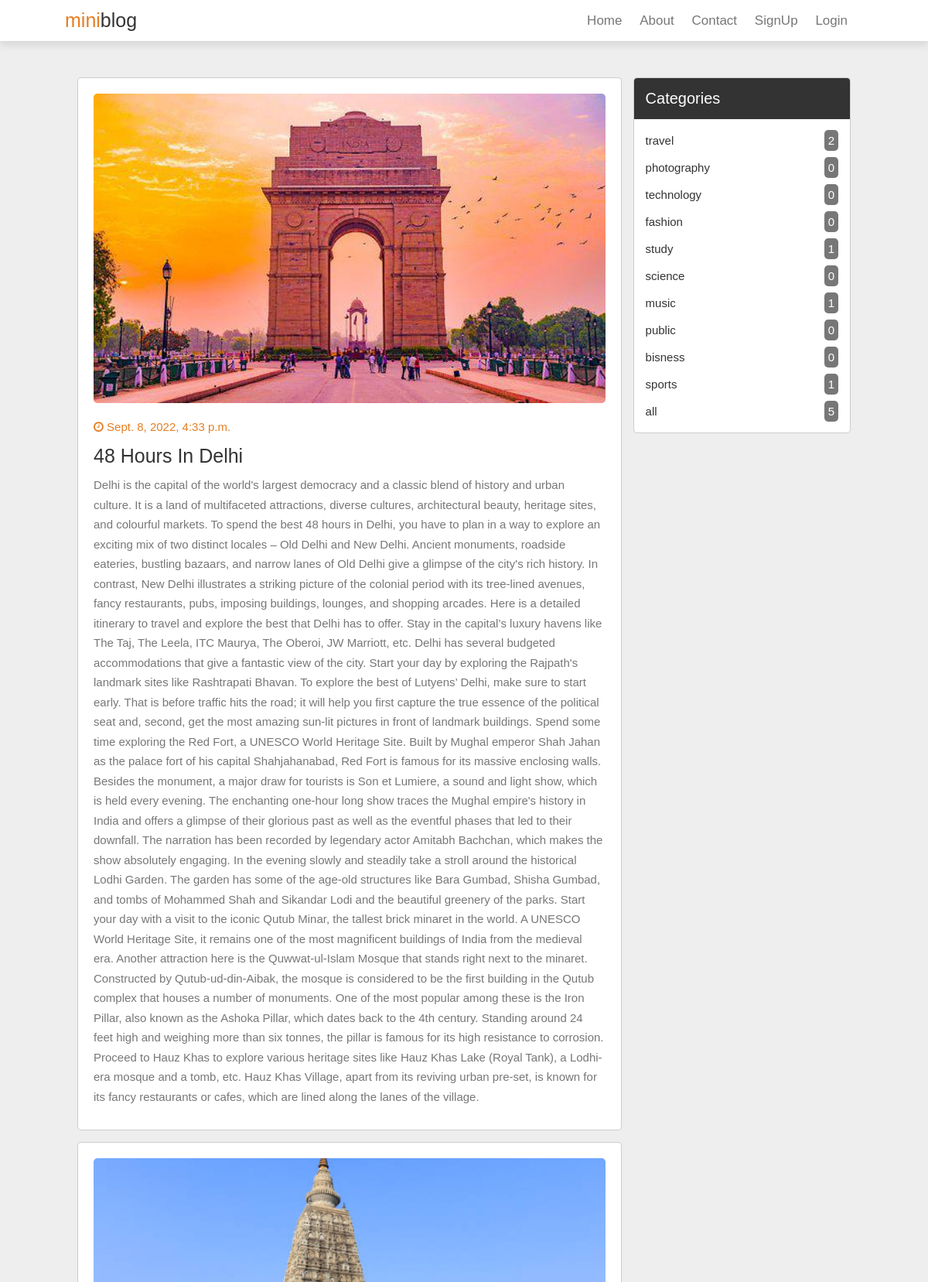
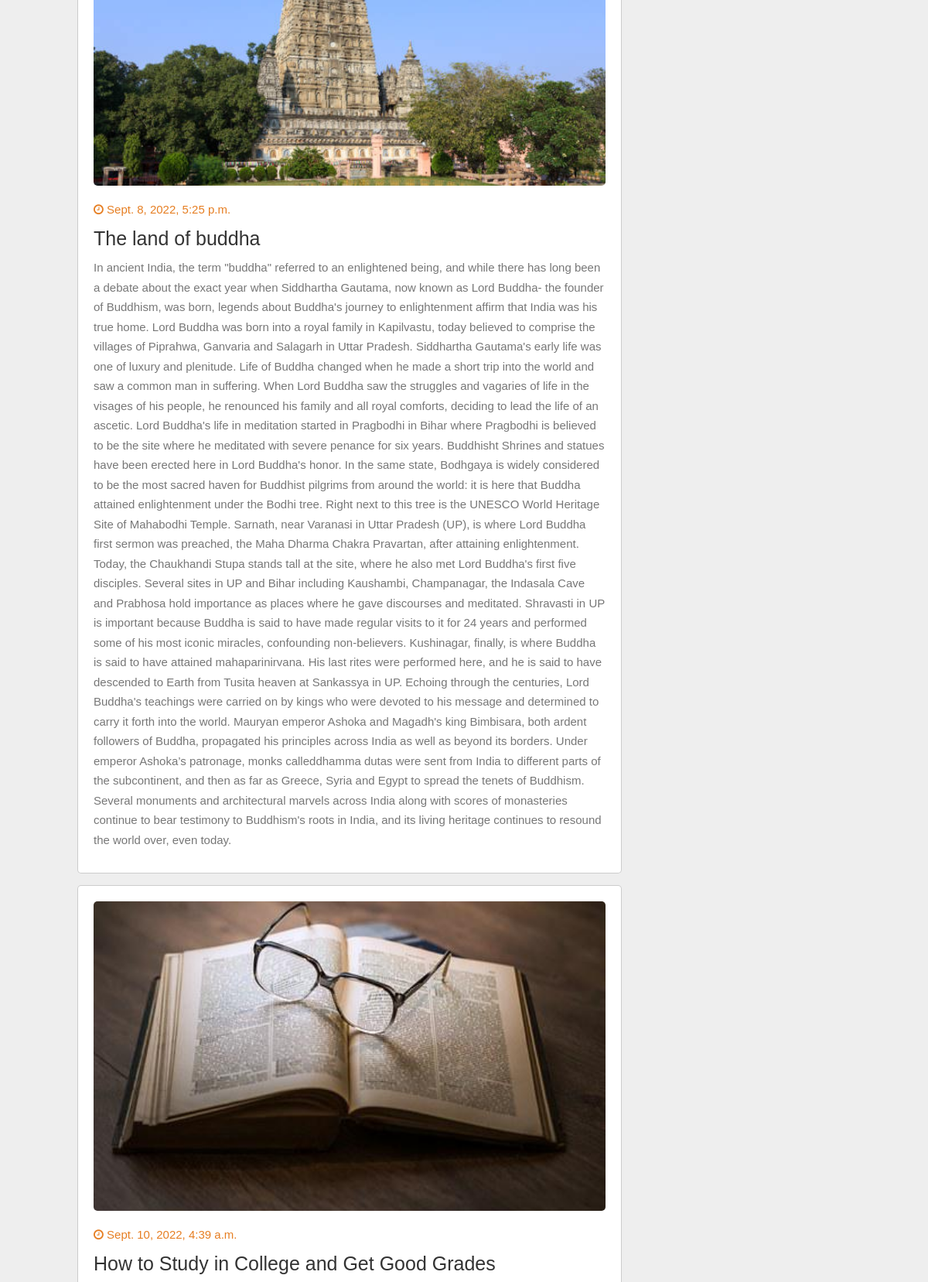
The page / (upper part) on the database its author committed (2 pictures, top to bottom).
### blog/models.py (models this page shows, shortened)
class Post(models.Model):
    img = models.ImageField(upload_to='upload/image/', default=0)
    title = models.CharField(max_length=50)
    category = models.ForeignKey(Category, on_delete=models.CASCADE, default=0)
    created_date = models.DateTimeField(default=timezone.now)
    desc = models.TextField()

class Category(models.Model):
    name = models.CharField(max_length=50)

### blog/views.py (the view)
# urls.py: 2. Add a URL to urlpatterns:  path('', views.home, name='home')
def home(request):
    posts = None
    count = None
    categories = Category.objects.all()
    count = Post.objects.all().count()
    category_id = request.GET.get('category')
    if category_id:
        posts = Post.objects.filter(category=category_id)
    else:
        posts = Post.objects.all()
    return render(request, 'blog/home.html', {'posts':posts, 'categories':categories, 'count':count})

### blog/templates/blog/home.html
{% extends 'blog/base.html' %}
{% load static %}
{% block content %}
<section class="container">
    <div class="posts-container">
        {% for post in posts %}
        <div class="post">
            <img src="{{post.img.url}}" alt="" srcset="" class="image">
            <div class="date">
                <i class="fa fa-clock-o" aria-hidden="true"></i>
                <span>{{post.created_date}}</span>
            </div>
            <h3 class="title">{{post.title}}</post></h3>
            <p class="text">{{post.desc}}</p>
        </div>
        {% endfor %}
    </div>
    <div class="sidebar">
        <div class="box">
            <h3 class="title">categories</h3>
            <div class="category">
                {% for category in categories %}
                <a href="/?category={{category.id}}"> {{category.name}} <span>{{ category.post_set.count }}</span></a>
                {% endfor %}
                <a href="/"> all <span>{{count}}</span></a>
            </div>
        </div>
    </div>
</section>
{% endblock content %}

### blog/static/blog/css/style.css (style rules this page uses)
:root { --orange:#e67e22; --black:#333; --light-color:#777; --blue:rgb(119, 162, 225); --border:.1rem solid rgba(0,0,0,0.2); --box-shadow:0 .5rem 1rem rgba(0,0,0,0.1); }
* { margin: 0; padding: 0; box-sizing: border-box; outline: none; border: none; text-decoration: none; font-family: Verdana, Geneva, Tahoma, sans-serif; font-weight: lighter; }
html { font-size: 62.5%; overflow-y: scroll; scroll-behavior: smooth; scroll-padding-top: 6rem; }
.container { display: grid; grid-template-columns: 2.5fr 1fr; gap: 1.5rem; background-color: #eee; padding: 10rem; }
.container .posts-container .post { width: 100%; padding: 2rem; background: #fff; border: var(--border); border-radius: .5rem; margin-bottom: 1.5rem; }
.container .posts-container .post .image { height: 40rem; width:100%; border-radius: .5rem; object-fit: cover; }
.container .posts-container .post .date { padding-top: 2rem; font-size: 1.5rem; color: var(--orange); }
.container .posts-container .post .title { padding-top:1.5rem; font-size: 2.5rem; color: var(--black); }
.container .posts-container .post .text { font-size: 1.5rem; line-height: 1.7; padding: 1rem 0; color: var(--light-color); }
.container .sidebar .box { border: var(--border); border-radius: 0.5rem; overflow: hidden; background: #fff; margin-bottom: 1.5rem; }
.container .sidebar .box .title { padding: 1.5rem; font-size: 2rem; color: #fff; background: var(--black); text-transform: capitalize; }
.container .sidebar .box .category { padding: 1rem 1.5rem; }
.container .sidebar .box .category a { padding: .4rem 0; font-size: 1.5rem; color: var(--black); display: flex; align-items: center; justify-content: space-between; }
.container .sidebar .box .category a span { background: var(--light-color); color: #fff; border-radius: 0.5rem; padding: 0.5rem; }

### rows shown on the page
Post: img (picture), created_date "Sept. 8, 2022, 4:33 p.m.", title "48 Hours In Delhi", desc "Delhi is the capital of the world's largest democracy and a classic blend of history and urban culture. It is a land of multifaceted attractions, diverse cultures, architectural beauty, heritage sites, and colourful markets. To spend the best 48 hours in Delhi, you have to plan in a way to explore an exciting mix of two distinct locales – Old Delhi and New Delhi. Ancient monuments, roadside eateries, bustling bazaars, and narrow lanes of Old Delhi give a glimpse of the city's rich history. In contrast, New Delhi illustrates a striking picture of the colonial period with its tree-lined avenues, fancy restaurants, pubs, imposing buildings, lounges, and shopping arcades. Here is a detailed…"
Post: img (picture), created_date "Sept. 8, 2022, 5:25 p.m.", title "The land of buddha", desc "In ancient India, the term \"buddha\" referred to an enlightened being, and while there has long been a debate about the exact year when Siddhartha Gautama, now known as Lord Buddha- the founder of Buddhism, was born, legends about Buddha's journey to enlightenment affirm that India was his true home. Lord Buddha was born into a royal family in Kapilvastu, today believed to comprise the villages of Piprahwa, Ganvaria and Salagarh in Uttar Pradesh. Siddhartha Gautama's early life was one of luxury and plenitude. Life of Buddha changed when he made a short trip into the world and saw a common man in suffering. When Lord Buddha saw the struggles and vagaries of life in the visages of his people,…"
Post: img (picture), created_date "Sept. 10, 2022, 4:39 a.m.", title "How to Study in College and Get Good Grades"
Category: name "travel", post_set.count "2"
Category: name "photography", post_set.count "0"
Category: name "technology", post_set.count "0"
Category: name "fashion", post_set.count "0"
Category: name "study", post_set.count "1"
Category: name "science", post_set.count "0"
Category: name "music", post_set.count "1"
Category: name "public", post_set.count "0"
Category: name "bisness", post_set.count "0"
Category: name "sports", post_set.count "1"

### other values the page prints
{{ count }} "5"
